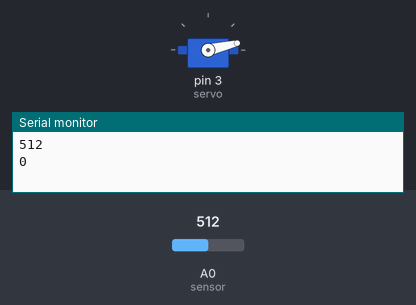
This sketch was run on a simulated Arduino Uno, built with avr-gcc and run on an emulated ATmega328P. Shown: servo, the last lines printed to the serial monitor. The test bench sets the inputs (shaded band); at power-on: A0 (sensor) = 512.

Above: at 0.15 s.
At 1.2 s:
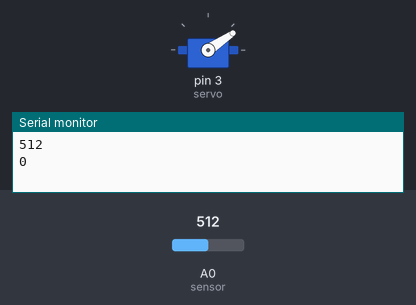
1.3 s: A0 (sensor) set to 314
2.8 s: A0 (sensor) set to 281
At 4.1 s:
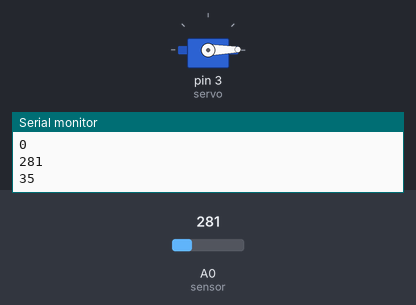
Timing chart, 0 to 5.8 s (numbered marks = the images above; inputs shaded):
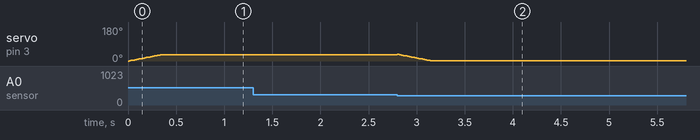

Measured:
- the behaviour switches between 300 and 299 on A0 (sensor) (found by bisection; images 1 and 2)
- after the input at 1.3 s, every drawn part: stays the same

The sketch:

dino_servo.ino
```cpp
#include<Servo.h>

Servo servo;

int pos = 0;
int sensor = A0;
int minPos = 0;
int maxPos = 35;

void setup(){

servo.attach(3);
Serial.begin(9600);
}

void loop(){
 readSensor();
}


void rotate(){
  for(pos=minPos; pos<maxPos; pos+=1){
     servo.write(pos);
     delay(10);

  }

}


void backRotate(){
  for(pos=maxPos; pos>minPos; pos-=1){
     servo.write(pos);
     delay(10);
  }
}

void readSensor()
{
 int sVal=analogRead(sensor);

 if(sVal >= 300 && pos == 0)
 {
   Serial.println(sVal);
   Serial.println(pos);
   rotate();
 }
 else if (sVal < 300 && pos != 0){
     Serial.println(sVal);
     Serial.println(pos);
     backRotate();
 }


 delay(1 );
}
```
